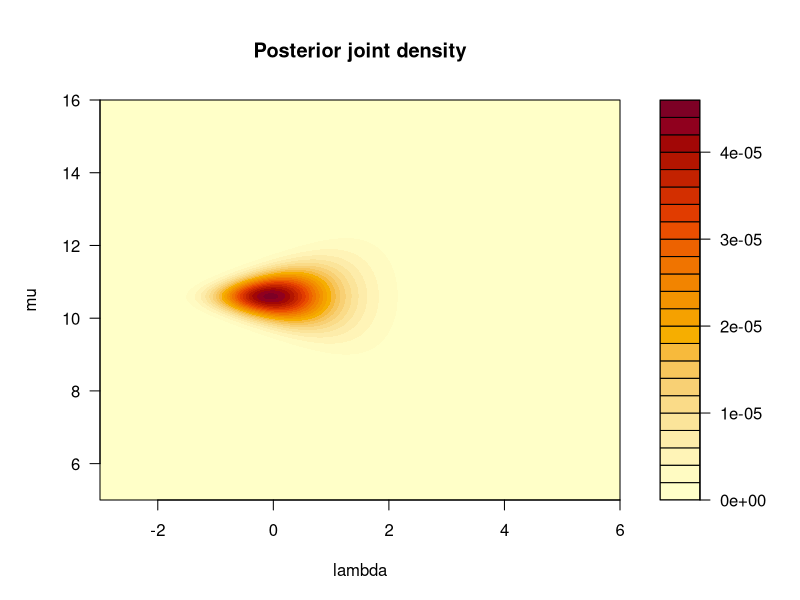
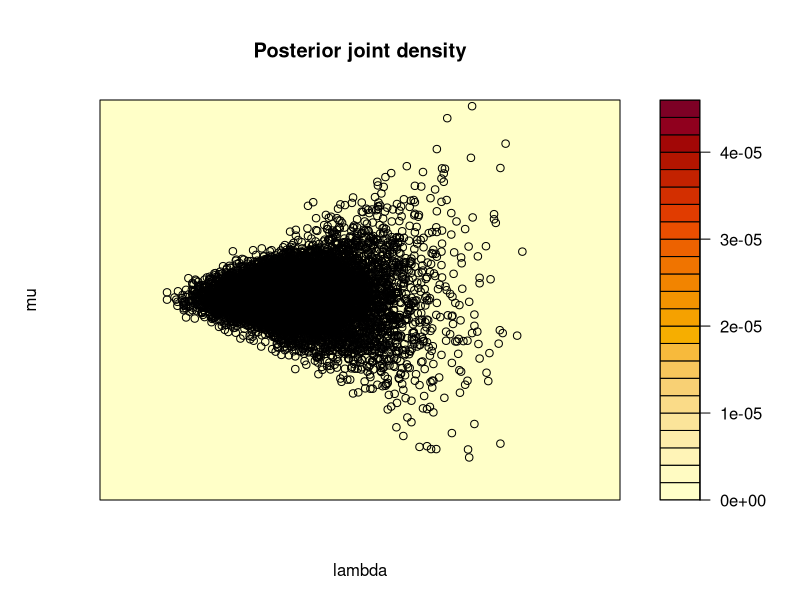

Generate these figures, in order, with R: (Note: this script raises an error after producing the figures.)
# Adam Tonks, Yale-NUS College
### Question 1 ###
### PART A ###
# load package for Inverse-Gamma
library(LearnBayes)

# setup parameters of distributions to simulate from
x <- c(10, 11, 12, 11, 9)
y_bar <- mean(x)
n <- length(x)
S <- sum((x-y_bar)^2)

# generate the samples
set.seed(412)
sigma_sq <- rigamma(10000, n/2, S/2)
set.seed(412)
mu_samp1 <- rnorm(10000, y_bar, sqrt(sigma_sq/n))

# find mean and variance
mean(mu_samp1)
var(mu_samp1)

### PART D ###
# function for computing posterior joint PDF
posterior_p <- function(mu, lambda) {
  F_X1 <- pnorm(x + 0.5, mu, exp(lambda/2))
  F_X2 <- pnorm(x - 0.5, mu, exp(lambda/2))
  return(prod(F_X1-F_X2))
}

# setup the grid values
mu_grid <- seq(5, 16, 0.01)
lambda_grid <- seq(-3, 6, 0.01)
probs <- rep(NA, length(mu_grid) * length(lambda_grid))

# populate the points for discrete approximation
for(i in seq_along(mu_grid)) {
  for(j in seq_along(lambda_grid)) {
    probs[(i-1)*length(lambda_grid) + j] <- posterior_p(mu_grid[i], lambda_grid[j]) * 0.01^2 / 0.001682444
  }
}

# put points into a grid
probs_mat <- matrix(probs, length(lambda_grid), length(mu_grid))

# examine the shape of the PDF, to check that we sample from correct region
op <- par(no.readonly=TRUE)
par(mar=c(5, 5, 5, 5))
filled.contour(lambda_grid, mu_grid, probs_mat, main="Posterior joint density",
               xlab="lambda", ylab="mu")
par(op)

# setup the lambda and mu values to be sampled
lambda_mat <- rep(lambda_grid, length(mu_grid))
mu_mat <- rep(mu_grid, each = length(lambda_grid))

# sample from points on discrete approximation according to the probabilites
set.seed(432)
theta_index <- sample(seq_len(length(lambda_grid)*length(mu_grid)), 10000, replace=TRUE, prob=probs)

# plot the samples onto the contour plot to check that we did not exclude regions where draws are plausible
par(mar=c(5, 5, 5, 5))
filled.contour(lambda_grid, mu_grid, probs_mat, main="Posterior joint density",
               xlab="lambda", ylab="mu", plot.axes={points(lambda_mat[theta_index], mu_mat[theta_index])})
par(op)

# find mean and variance
mean(mu_samp2)
var(mu_samp2)

### PART E ###
# compare the means and variances
(mean(mu_samp2) - mean(mu_samp1)) / mean(mu_samp1)
(var(mu_samp2) - var(mu_samp1)) / var(mu_samp1)

### Question 2 ###
# function for derivative of h
h_deriv <- function(x) {
  return(5*(1-exp(x)/(1+exp(x))) - (1/0.25^2) * x)
}

# remember that x is a probability
uniroot(h_deriv, c(-10, 10))

# function for h to check analytical computations of h' and h''
h <- function(x) {
  return(log(exp(5*x)/(1+exp(x))^5) - x^2/(2*0.25^2))
}

# minimize h and check results
results <- optim(0.1, h, hessian=TRUE, control=list(fnscale=-1), lower=-10, upper=10, method="Brent")
theta_hat <- results$par
neg_inv_hess <- -(results$hessian)^-1

# values are consistent with those we calculated above
theta_hat
neg_inv_hess

# calculate probability that theta is positive using normal approximation
1 - pnorm(0, theta_hat, sqrt(neg_inv_hess))
